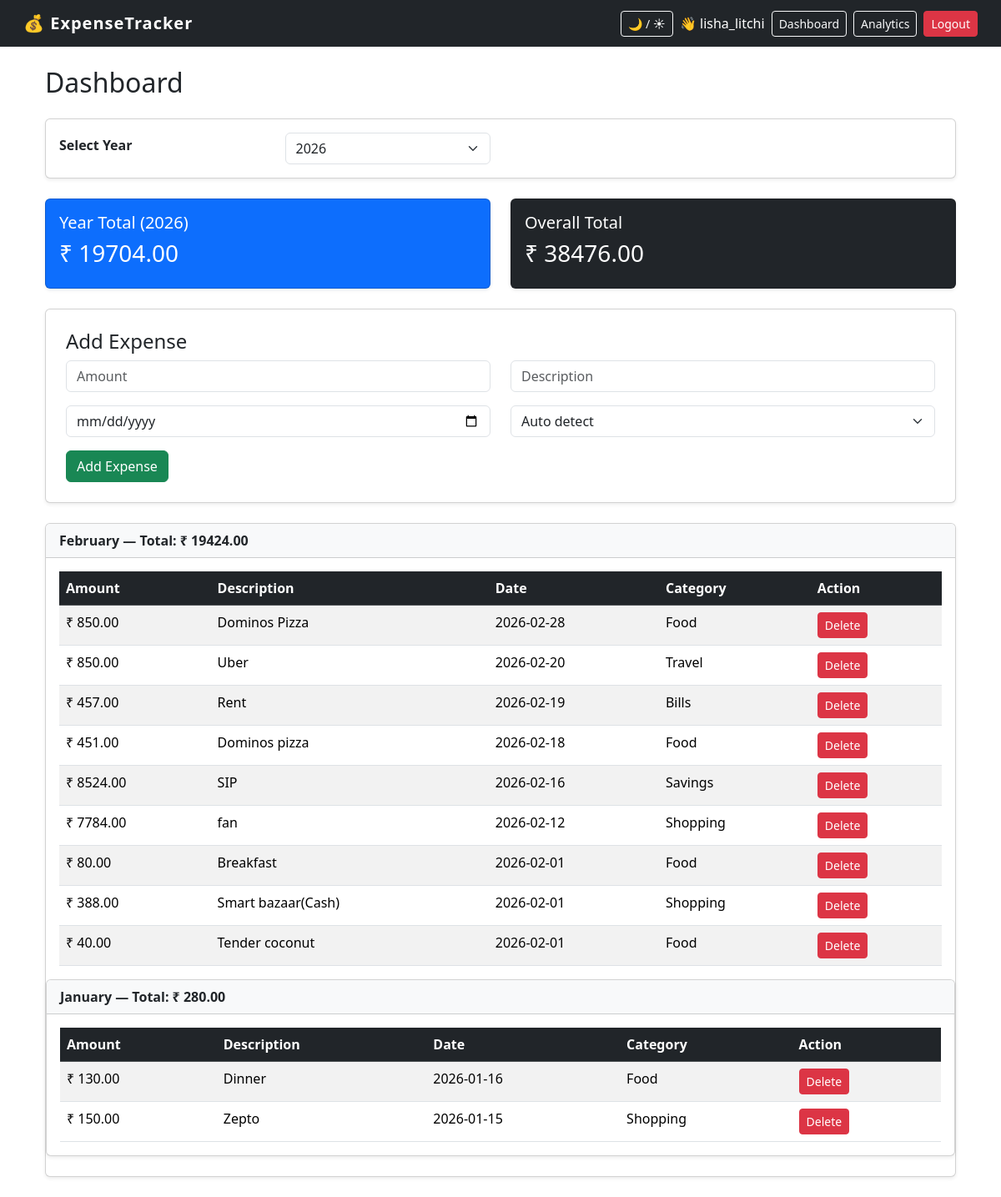
The page /dashboard (signed in) on the database its author committed.
### app/models.py (models this page shows, shortened)
class User(UserMixin, db.Model):
    __tablename__ = "user"
    id = db.Column(db.Integer, primary_key=True)
    username = db.Column(
        db.String(100),
        unique=True,
        nullable=False,
        index=True
    )
    email = db.Column(
        db.String(120),
        unique=True,
        nullable=False,
        index=True
    )
    password_hash = db.Column(
        db.String(256),   # Increased size for safety
        nullable=False
    )
    expenses = db.relationship(
        "Expense",
        back_populates="user",
        cascade="all, delete-orphan",
        lazy=True
    )

class Expense(db.Model):
    __tablename__ = "expense"
    id = db.Column(db.Integer, primary_key=True)
    amount = db.Column(
        Numeric(10, 2),
        nullable=False
    )
    description = db.Column(
        db.String(200),
        nullable=False
    )
    date = db.Column(
        db.Date,
        nullable=False,
        index=True
    )
    category_id = db.Column(
        db.Integer,
        db.ForeignKey("category.id", ondelete="CASCADE"),
        nullable=False
    )
    user_id = db.Column(
        db.Integer,
        db.ForeignKey("user.id", ondelete="CASCADE"),
        nullable=False,
        index=True
    )
    category = db.relationship("Category", back_populates="expenses")
    user = db.relationship("User", back_populates="expenses")

class Category(db.Model):
    __tablename__ = "category"
    id = db.Column(db.Integer, primary_key=True)
    name = db.Column(
        db.String(100),
        unique=True,
        nullable=False,
        index=True
    )
    expenses = db.relationship(
        "Expense",
        back_populates="category",
        cascade="all, delete-orphan",
        lazy=True
    )

### app/routes.py (the view, shortened to what this page needs)
@main.route("/dashboard", methods=["GET", "POST"])
@login_required
def dashboard():
    selected_year = request.args.get("year", type=int)
    years = db.session.query(
        func.extract('year', Expense.date)
    ).filter(
        Expense.user_id == current_user.id
    ).distinct().all()
    years = sorted([int(y[0]) for y in years if y[0]], reverse=True)
    if not selected_year:
        selected_year = datetime.now().year
    expenses = Expense.query.filter(
        Expense.user_id == current_user.id,
        func.extract('year', Expense.date) == selected_year
    ).order_by(Expense.date.desc()).all()
    categories = Category.query.all()
    expenses_by_month = {}
    for expense in expenses:
        month_key = expense.date.strftime("%B")
        if month_key not in expenses_by_month:
            expenses_by_month[month_key] = {
                "items": [],
                "month_total": 0
            }
        expenses_by_month[month_key]["items"].append(expense)
        expenses_by_month[month_key]["month_total"] += float(expense.amount)
    yearly_total = db.session.query(
        func.sum(Expense.amount)
    ).filter(
        Expense.user_id == current_user.id,
        func.extract('year', Expense.date) == selected_year
    ).scalar() or 0
    overall_total = db.session.query(
        func.sum(Expense.amount)
    ).filter(
        Expense.user_id == current_user.id
    ).scalar() or 0
    return render_template(
        "dashboard.html",
        expenses_by_month=expenses_by_month,
        categories=categories,
        yearly_total=float(yearly_total),
        overall_total=float(overall_total),
        selected_year=selected_year,
        years=years
    )

### app/models.py (called while the page is built)
@login_manager.user_loader
def load_user(user_id):
    try:
        return User.query.get(int(user_id))
    except (TypeError, ValueError):
        return None

### app/templates/dashboard.html (shortened to what this page needs)
{% extends "base.html" %}
{% block content %}
<div class="container mt-4">
    <h2 class="mb-4">Dashboard</h2>
    <div class="card p-3 mb-4 shadow-sm">
        <form method="GET">
            <div class="row align-items-center">
                <div class="col-md-3">
                    <label class="form-label fw-bold">Select Year</label>
                </div>
                <div class="col-md-3">
                    <select name="year" class="form-select" onchange="this.form.submit()">
                        {% for y in years %}
                            <option value="{{ y }}"
                                {% if y == selected_year %}selected{% endif %}>
                                {{ y }}
                            </option>
                        {% endfor %}
                    </select>
                </div>
            </div>
        </form>
    </div>
    <div class="row mb-4">
        <div class="col 12 col-md-6">
            <div class="card text-white bg-primary shadow-sm">
                <div class="card-body">
                    <h5 class="card-title">Year Total ({{ selected_year }})</h5>
                    <h3>₹ {{ "%.2f"|format(yearly_total) }}</h3>
                </div>
            </div>
        </div>
        <div class="col 12col-md-6">
            <div class="card text-white bg-dark shadow-sm">
                <div class="card-body">
                    <h5 class="card-title">Overall Total</h5>
                    <h3>₹ {{ "%.2f"|format(overall_total) }}</h3>
                </div>
            </div>
        </div>
    </div>
    <div class="card p-4 mb-4 shadow-sm">
        <h4>Add Expense</h4>
        <form method="POST">
            <div class="row mb-3">
                <div class="col-12 col-md">
                    <input type="number"
                           step="0.01"
                           min="0.01"
                           name="amount"
                           class="form-control"
                           placeholder="Amount"
                           required>
                </div>
                <div class="col-12 col-md">
                    <input type="text"
                           name="description"
                           class="form-control"
                           placeholder="Description"
                           maxlength="200"
                           required>
                </div>
            </div>
            <div class="row mb-3">
                <div class="col-12 col-md">
                    <input type="date"
                           name="date"
                           class="form-control"
                           required>
                </div>
                <div class="col-12 col-md">
                    <select name="category_id" class="form-select">
                        <option value="">Auto detect</option>
                    </select>
                </div>
            </div>
            <button class="btn btn-success">Add Expense</button>
        </form>
    </div>
    {% if expenses_by_month %}
        {% for month, month_data in expenses_by_month.items() %}
            <div class="card mb-4 shadow-sm">
                <div class="card-header bg-light fw-bold">
                    {{ month }} — Total: ₹ {{ "%.2f"|format(month_data["month_total"]) }}
                </div>
                <div class="card-body">
    <div class="d-none d-md-block">
        <div class="table-responsive">
            <table class="table table-striped mb-0">
                <thead class="table-dark">
                    <tr>
                        <th>Amount</th>
                        <th>Description</th>
                        <th>Date</th>
                        <th>Category</th>
                        <th>Action</th>
                    </tr>
                </thead>
                <tbody>
                    {% for expense in month_data["items"] %}
                    <tr>
                        <td>₹ {{ "%.2f"|format(expense.amount) }}</td>
                        <td>{{ expense.description }}</td>
                        <td>{{ expense.date }}</td>
                        <td>{{ expense.category.name }}</td>
                        <td>
                            <form method="POST"
                                  action="{{ url_for('main.delete_expense', expense_id=expense.id) }}">
                                <button class="btn btn-danger btn-sm">
                                    Delete
                                </button>
                            </form>
                        </td>
                    </tr>
                    {% endfor %}
                </tbody>
            </table>
        </div>
    </div>
</div>
        {% endfor %}
    {% else %}
        <div class="alert alert-info">
            No expenses for {{ selected_year }}.
        </div>
    {% endif %}
</div>
{% endblock %}

### app/templates/base.html (shortened to what this page needs)
<!DOCTYPE html>
<html lang="en" data-bs-theme="light">
<head>
    <link href="https://cdn.jsdelivr.net/npm/bootstrap@5.3.2/dist/css/bootstrap.min.css"
          rel="stylesheet">
</head>
<body>
<nav class="navbar navbar-expand-lg navbar-dark bg-dark px-3">
    <div class="container-fluid">
        <a class="navbar-brand brand-highlight"
           href="{{ url_for('main.index') }}">
            💰 ExpenseTracker
        </a>
        <div class="collapse navbar-collapse justify-content-end"
             id="navbarContent">
            <div class="d-flex flex-column flex-lg-row gap-2 align-items-lg-center mt-3 mt-lg-0">
                <button class="btn btn-sm btn-outline-light"
                        type="button"
                        onclick="toggleTheme()">
                    🌙 / ☀
                </button>
                {% if current_user.is_authenticated %}
                    <span class="text-white">
                        👋 {{ current_user.username | e }}
                    </span>
                    <a class="btn btn-outline-light btn-sm"
                       href="{{ url_for('main.dashboard') }}">
                        Dashboard
                    </a>
                    <a class="btn btn-outline-light btn-sm"
                       href="{{ url_for('main.analytics') }}">
                        Analytics
                    </a>
                    <form method="POST"
                          action="{{ url_for('main.logout') }}">
                        <button type="submit"
                                class="btn btn-danger btn-sm">
                            Logout
                        </button>
                    </form>
                {% endif %}
            </div>
        </div>
    </div>
</nav>
<div class="container mt-4">
    {% block content %}{% endblock %}
</div>
</body>
</html>

### app/templates/base.html (style rules this page uses)
body { transition: background 0.3s ease; }
.brand-highlight { font-weight: 600; letter-spacing: 1px; }

### rows shown on the page
User: username "lisha_litchi"
Expense: amount "850.00", description "Dominos Pizza", date "2026-02-28", category.name "Food"
Expense: amount "850.00", description "Uber", date "2026-02-20", category.name "Travel"
Expense: amount "457.00", description "Rent", date "2026-02-19", category.name "Bills"
Expense: amount "451.00", description "Dominos pizza", date "2026-02-18", category.name "Food"
Expense: amount "8524.00", description "SIP", date "2026-02-16", category.name "Savings"
Expense: amount "7784.00", description "fan", date "2026-02-12", category.name "Shopping"
Expense: amount "80.00", description "Breakfast", date "2026-02-01", category.name "Food"
Expense: amount "388.00", description "Smart bazaar(Cash)", date "2026-02-01", category.name "Shopping"
Expense: amount "40.00", description "Tender coconut", date "2026-02-01", category.name "Food"
Expense: amount "130.00", description "Dinner", date "2026-01-16", category.name "Food"
Expense: amount "150.00", description "Zepto", date "2026-01-15", category.name "Shopping"

### other values the page prints
{{ selected_year }} "2026"
{{ "%.2f"|format(yearly_total) }} "19704.00"
{{ "%.2f"|format(overall_total) }} "38476.00"
{{ month }} "February" "January"
{{ "%.2f"|format(month_data["month_total"]) }} "19424.00" "280.00"
form field year "2026"
